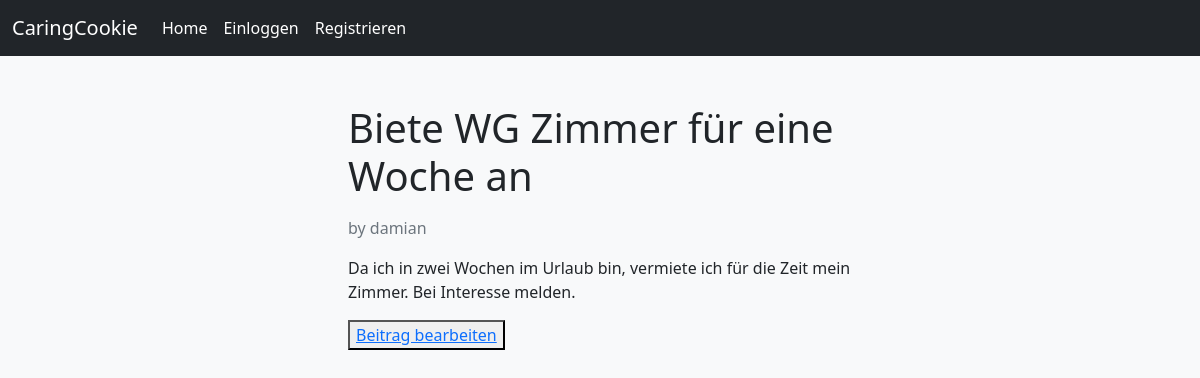
The app's page /blog/4 with its own data.
### blog/models.py (models this page shows, shortened)
class Blog(models.Model):
    title = models.CharField(max_length=250)
    content = models.TextField()
    date_published = models.DateTimeField(default=timezone.now)
    author = models.ForeignKey(User, on_delete=CASCADE)

### blog/views.py (the view)
# urls.py: path("blog/<int:pk>", views.detail_view, name="blogs_detail"),
def detail_view(request, pk):
    blog = get_object_or_404(Blog, pk=pk)
    return render(request, "blog/detail.html", {"blog": blog})

### blog/templates/blog/detail.html
{% extends "blog/base.html" %} {% block content %}
<div class="container p-5">
  <h1 class="blog-card-title mb-3 font-weight-bold">{{blog.title}}</h1>
  <p class="text-muted">by {{ blog.author }}</p>
  <p class="line-height text-justify">{{blog.content}}</p>
  <button type="button">
    <a href="{% url 'change_blog' blog.pk %}">Beitrag bearbeiten</a>
  </button>
</div>
{% endblock content %}

### blog/static/blog/main.css (style rules this page uses)
@media (min-width: 1200px) { .container { max-width: 50%; } }

### records on screen
Blog: title "Biete WG Zimmer für eine Woche an", author "damian", content "Da ich in zwei Wochen im Urlaub bin, vermiete ich für die Zeit mein Zimmer. Bei Interesse melden."
